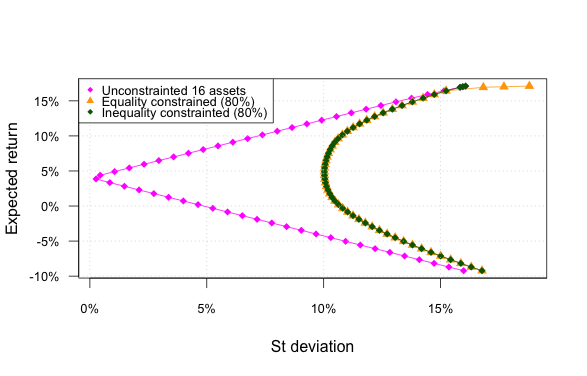

This figure's R source:
library(timeSeries)
library(quadprog)
source("common.R")
source("bonds.R")
source("efficientp.R")

weekly <- toTimeSeries(loadWeekly())
# exclude GFC data
weekly <- window(weekly, start="2009-01-01",
                 end=Sys.timeDate())
weekly.stocks <- weekly[,c(1:3, 5:15)]
stock.returns <- na.omit(fapply(weekly.stocks, FUN=returns))

weekly.bills <- weekly[,"ADBR090"]
bill.returns <- bill.hpr.weekly(weekly.bills[-length(weekly.bills)],
                                weekly.bills[-1])
bill.returns <- timeSeries(bill.returns, time(stock.returns))

weekly.bonds <- weekly[,"ABND10Y"]
bond.returns <- bond.hpr.weekly(weekly.bonds[-length(weekly.bonds)],
                                weekly.bonds[-1])
bond.returns <- timeSeries(bond.returns, time(stock.returns))
weekly.returns <- cbind(stock.returns, bond.returns, bill.returns)

means <- colMeans(weekly.returns) * 52
sigma <- cov(weekly.returns) * 52
alphas <- c(.07395, .076, 0.078, seq(.09, .875, length.out=50))
mv.coords <- mv.coords.gen(sigma, means)
meanp <- range(means) %*% rbind(alphas, 1 - alphas)

# no short sales unconstrained portfolio
p1.w <- apply(meanp, 2, function(target.return) {
  solve.QP(sigma, matrix(rep(0, ncol(sigma))),
           cbind(rep(1, ncol(sigma)),
                 means,
                 diag(ncol(sigma))),
           c(1, target.return, rep(0,ncol(sigma))), 2)$solution      
})

mv.points1 <- apply(p1.w, 2, mv.coords)

# no short sales, equity = 80%
p2.w <- apply(meanp, 2, function(target.return) {
  solve.QP(sigma, matrix(rep(0, ncol(sigma))),
           cbind(rep(1, ncol(sigma)),
                 means,
                 c(rep(1, ncol(sigma) - 2), rep(0, 2)),
                 diag(ncol(sigma))),
           c(1, target.return, .8, rep(0,ncol(sigma))), 3)$solution      
})

mv.points2 <- apply(p2.w, 2, mv.coords)

# no short sales, equity >= 80%
p3.w <- apply(meanp, 2, function(target.return) {
  solve.QP(sigma, matrix(rep(0, ncol(sigma))),
           cbind(rep(1, ncol(sigma)),
                 means,
                 c(rep(1, ncol(sigma) - 2), rep(0, 2)),
                 diag(ncol(sigma))),
           c(1, target.return, .8, rep(0,ncol(sigma))), 2)$solution      
})


mv.points3 <- apply(p3.w, 2, mv.coords)

p <- par(cex.axis=.8, las=1)
cols <- c("magenta", "orange", "darkgreen")
xrng <- range(mv.points1[1,], mv.points2[1,], mv.points3[1,])
yrng <- range(mv.points1[2,], mv.points2[2,], mv.points3[2,])
plot(mv.points1[1,], mv.points1[2,], 
     type="o", pch=18, axes=FALSE, col=cols[1],
     xlab="St deviation", ylab="Expected return",
     xlim=xrng,
     ylim=yrng)
points(mv.points2[1,], mv.points2[2,], pch=17, col=cols[2], type="o")
points(mv.points3[1,], mv.points3[2,], pch=18, col=cols[3], type="o")
axis(1, at=pretty(xrng), 
     labels=sprintf("%g%%", pretty(xrng)*100))
axis(2, at=pretty(yrng), 
     labels=sprintf("%g%%", pretty(yrng)*100))
box()
grid()
legend("right", c("Unconstrainted 16 assets", 
                    "Equality constrained (80%)",
                    "Inequality constrainted (80%)"), 
       pch=c(18,17, 18), col=cols, cex=.8)
par(p)
